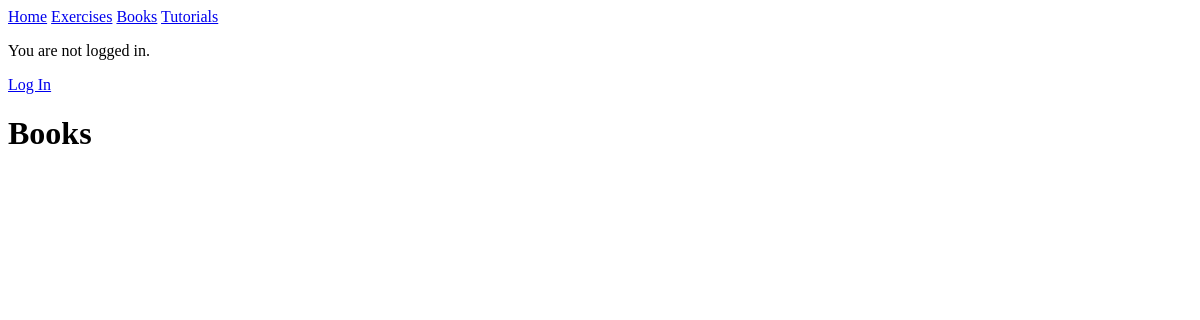
/books/, run on an earlier commit of the app's database.
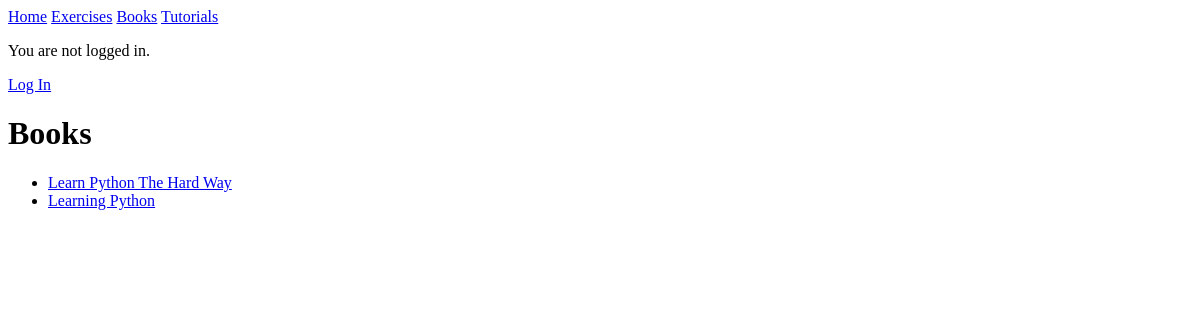
And on a later commit of the database.
### books/models.py (models this page shows, shortened)
class BooksReview(models.Model):
    name = models.CharField(max_length=100, null=True)
    author = models.CharField(max_length=50, null=True)
    description = models.TextField()
    quality = models.CharField(max_length=10, null=True)
    difficulty = models.CharField(max_length=10, null=True)
    skill_level = models.CharField(max_length=10, null=True)

### books/views.py (the view)
# urls.py: path('', views.HomeListView.as_view(), name='books_index'),
class HomeListView(ListView):
    queryset = BooksReview.objects.all()
    template_name = 'books.html'
    model = BooksReview

### templates/books.html
{% extends "base.html" %}
{% block content %}
    <h1>Books</h1>
    <ul>
    {%  for review in object_list %}
        <li>
            <a href="{%  url 'books_detail' id=review.id %}">{{ review.name }}</a>
        </li>
    {%  endfor %}
    </ul>
{% endblock %}

What changed in the data, as far as the page shows it:
added BooksReview: name "Learn Python The Hard Way"
added BooksReview: name "Learning Python"
